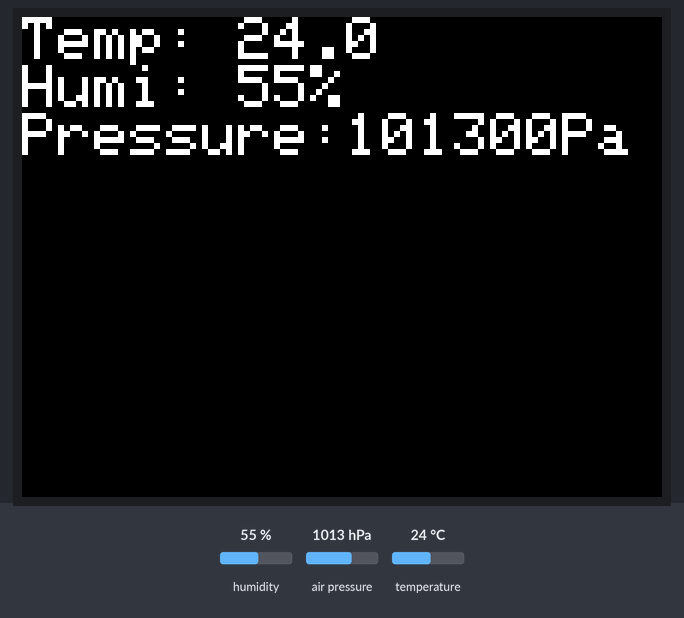
The sketch below on a simulated ESP32. Parts: 320×240 colour display. The test bench sets the inputs (shaded band); at power-on: humidity 55 %, air pressure 1013 hPa, temperature 24 °C. What the sketch prints to the serial monitor is not drawn.

Above: at 1.3 s.
1.4 s: humidity set to 22 %
At 2.3 s:
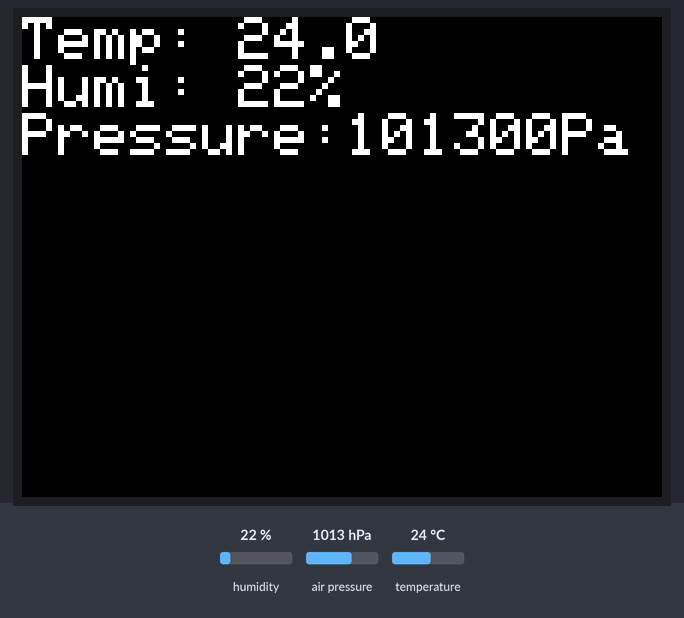
3.0 s: air pressure set to 952 hPa
At 4.2 s:
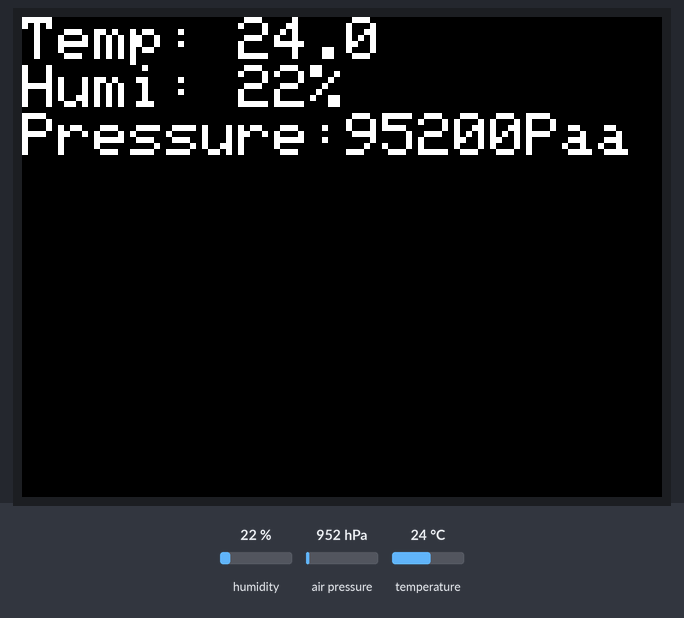
4.5 s: temperature set to 12 °C
At 5.7 s:
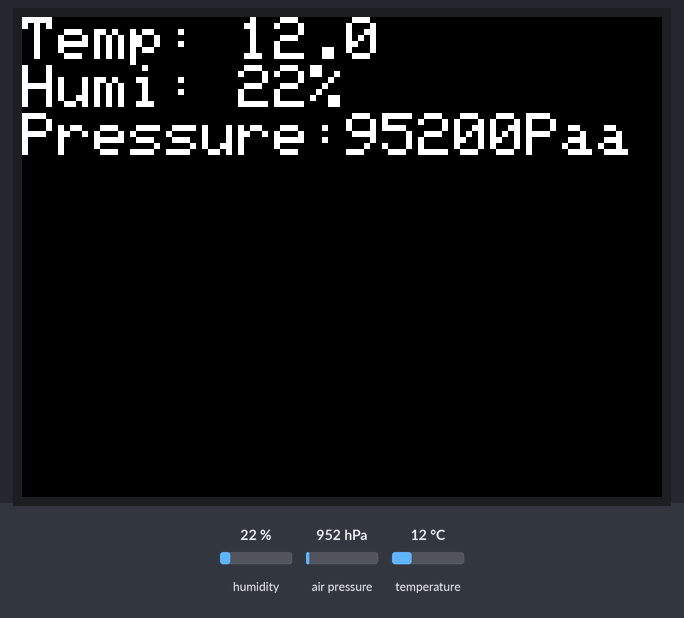
6.0 s: humidity set to 40 %
At 6.7 s:
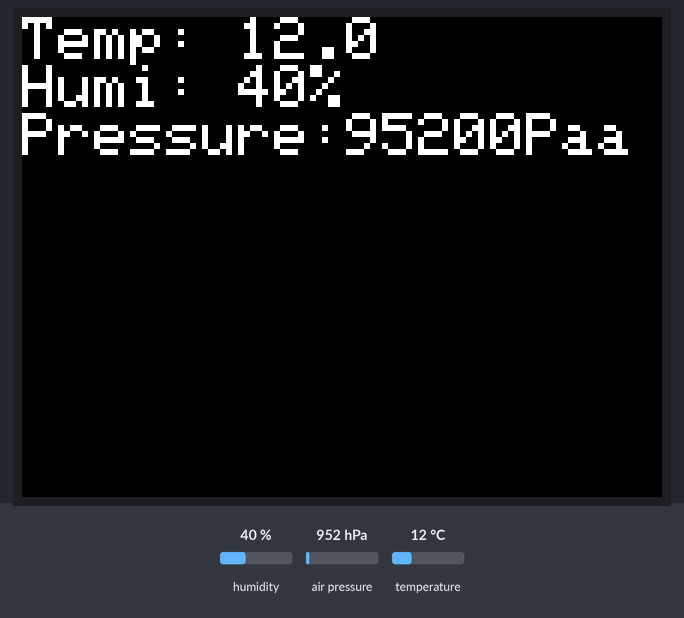
7.6 s: air pressure set to 975 hPa
At 8.7 s:
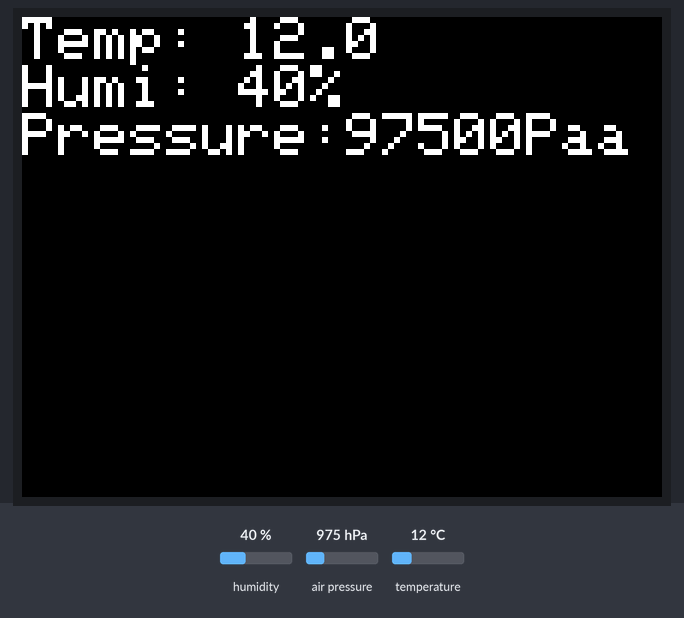
Timing chart, 0 to 10.2 s (numbered marks = the images above; inputs shaded):
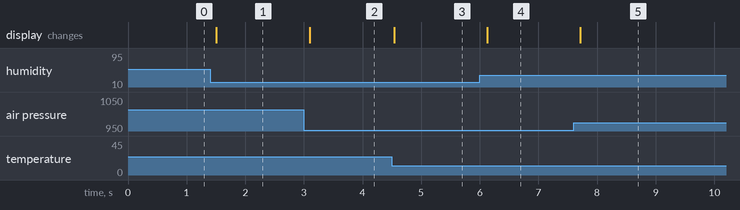

Measured:
- after the input at 1.4 s, the display: changes after 0.10 s (image 1)
- after the input at 3.0 s, the display: changes after 0.10 s (image 2)
- after the input at 4.5 s, the display: changes at once (image 3)
- after the input at 6.0 s, the display: changes after 0.13 s (image 4)
- after the input at 7.6 s, the display: changes after 0.12 s (image 5)

The sketch:

ENV.ino
```cpp
#include <M5Stack.h>
#include "DHT12.h"
#include <Wire.h> //The DHT12 uses I2C comunication.
#include "Adafruit_Sensor.h"
#include <Adafruit_BMP280.h>
DHT12 dht12; //Preset scale CELSIUS and ID 0x5c.
Adafruit_BMP280 bme;

void setup() {
    M5.begin();
    Wire.begin();

    M5.Lcd.setBrightness(10);

    Serial.println(F("ENV Unit(DHT12 and BMP280) test..."));

    if (!bme.begin()){
      Serial.println("Could not find a valid BMP280 sensor, check wiring!");
      while (1);
    }
    M5.Lcd.println("ENV Unit test...");
}

void loop() {

    float tmp = dht12.readTemperature();
    float hum = dht12.readHumidity();
    float pressure = bme.readPressure();
    Serial.printf("Temperatura: %2.2f*C  Humedad: %0.2f%%  Pressure: %0.2fPa\r\n", tmp, hum, pressure);

    M5.Lcd.setCursor(0, 0);
    M5.Lcd.setTextColor(WHITE, BLACK);
    M5.Lcd.setTextSize(3);
    M5.Lcd.printf("Temp: %2.1f  \r\nHumi: %2.0f%%  \r\nPressure:%2.0fPa\r\n", tmp, hum, pressure);

    delay(100);
}
```
